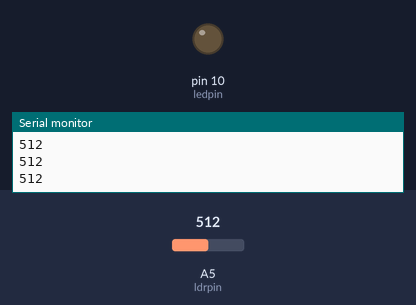
Bench run of a sketch on a simulated Arduino Uno, built with avr-gcc and run on an emulated ATmega328P. On the bench: output pins drawn as LEDs (lit = HIGH), the last lines printed to the serial monitor. Inputs (shaded band) come from the test bench; at power-on: A5 (ldrpin) = 512.

Above: at 1.2 s.
1.3 s: A5 (ldrpin) set to 786
2.8 s: A5 (ldrpin) set to 809
At 4.0 s:
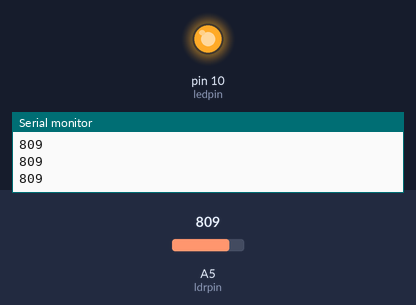
4.3 s: A5 (ldrpin) set to 790
At 5.3 s:
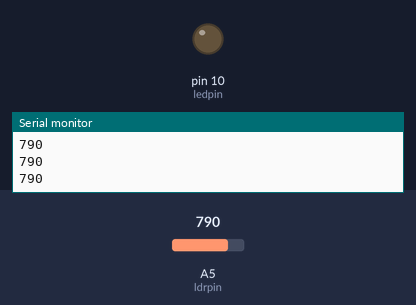
5.8 s: A5 (ldrpin) set to 810
At 6.5 s:
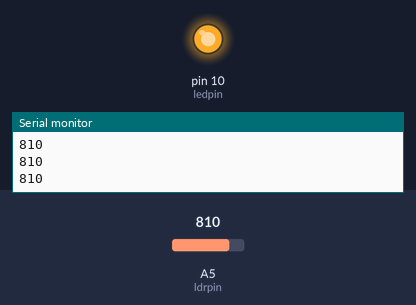
Timing chart, 0 to 8.3 s (numbered marks = the images above; inputs shaded):
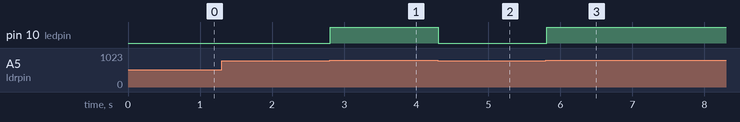

The sketch:

Photoresistor.ino
```cpp
int ledpin = 10; //Set the pin LED is connected to
int ldrpin = A5; //Analog pin LDR is connected
int sensorvalor = 0; //A variable to hold LDR values. Start by assuming 0 before reading

void setup() {
Serial.begin(9600); //Initialize serial communication
pinMode(ledpin, OUTPUT); //Define ledpin mode as output
}

void loop() {
int sensorvalor = analogRead(ldrpin); //Read analog input from pin A5 and hold as sensorvalue
Serial.println(sensorvalor); //Display the sensor value to the Serial Monitor

if (sensorvalor > 800)  //Check if the sensor value is greater than 800
{
digitalWrite(ledpin, HIGH);  //Turn on LED if sensor value is greater than 800
}
else     //Turn off LED if sensor value is below 800
{
digitalWrite(ledpin, LOW);
}
}
```

Measured:
- the behaviour switches between 800 and 801 on A5 (ldrpin) (found by bisection; images 0 and 1)
- after the input at 2.8 s, pin 10 (ledpin): LOW → HIGH at once
- after the input at 4.3 s, pin 10 (ledpin): HIGH → LOW at once
- after the input at 5.8 s, pin 10 (ledpin): LOW → HIGH at once
